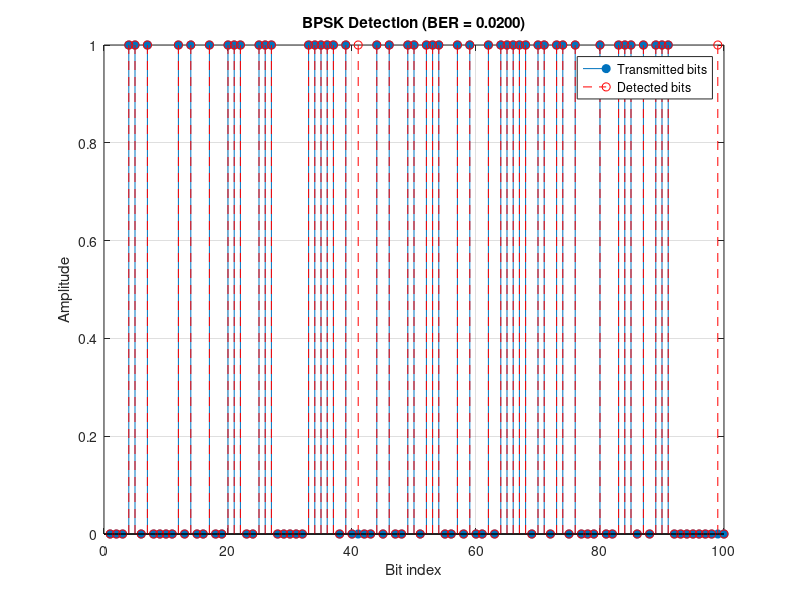

Source code (MATLAB):
clc;
clear;
close all;
%--------------------------------------------------------------------%

%define
num_bits = 100;
snr_Db = 5;

data = randi([0,1], 1, num_bits);

% -1 <= 0
% 1 <= 1
bpsk_keys = 2*data - 1;


noise_variance = 10^(-snr_Db/10);
noise = sqrt(noise_variance) * randn(size(bpsk_keys));
received_signal = bpsk_keys + noise;

detected_bits = received_signal > 0;
bit_errors = sum(detected_bits ~= data);
bit_error_rate = bit_errors / num_bits;


%graph
fprintf('Bit errors: %d\n', bit_errors);
fprintf('BER: %.4f\n', bit_error_rate);
figure;
stem(data, 'filled');
hold on;
stem(detected_bits, 'r--');
grid on;
legend('Transmitted bits', 'Detected bits');
xlabel('Bit index');
ylabel('Amplitude');
title(sprintf('BPSK Detection (BER = %.4f)', bit_error_rate));
hold off;
